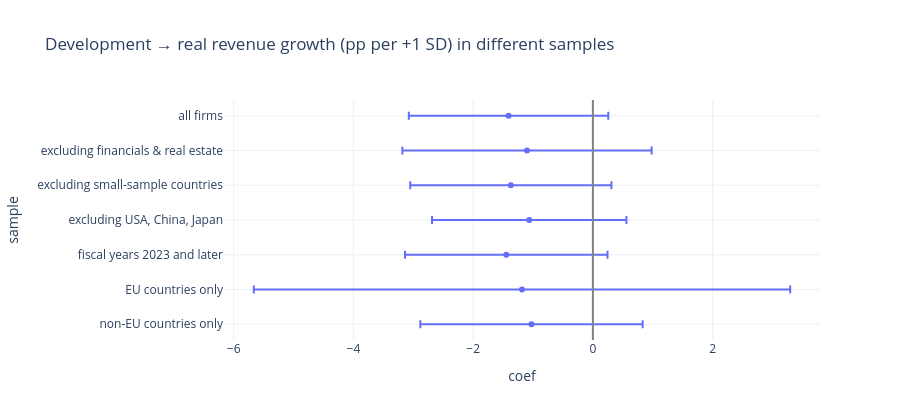

Notebook code cell kept with this figure:
### Markdown cell above
## 5 · Robustness
The primary test in seven samples (wild bootstrap, 499 draws each).

### Code cell
rob, rob_share = robustness("dev_z", "growth_real_pp", -1)
fig = px.scatter(rob.reset_index(), x="coef", y="sample", error_x=rob.ci_high - rob.coef, error_x_minus=rob.coef - rob.ci_low, title="Development → real revenue growth (pp per +1 SD) in different samples")
fig.add_vline(x=0, line_color="grey"); fig.update_layout(height=420, yaxis_autorange="reversed"); fig.show()
print(f"Expected sign (negative) in {rob_share:.0%} of samples.")
rob

### Figure 1 — Plotly figure (JSON) as saved in the notebook; plotly's stock layout.template omitted (floating-point values rounded to 4 significant figures)
{"data": [{"error_x": {"array": [1.666, 2.082, 1.68, 1.623, 1.691, 4.48, 1.857], "arrayminus": [1.666, 2.082, 1.68, 1.623, 1.691, 4.48, 1.857]}, "hovertemplate": "coef=%{x}<br>sample=%{y}<extra></extra>", "legendgroup": "", "marker": {"color": "#636efa", "symbol": "circle"}, "mode": "markers", "name": "", "orientation": "h", "showlegend": false, "type": "scatter", "x": [-1.409, -1.101, -1.371, -1.064, -1.447, -1.184, -1.026], "xaxis": "x", "y": ["all firms", "excluding financials & real estate", "excluding small-sample countries", "excluding USA, China, Japan", "fiscal years 2023 and later", "EU countries only", "non-EU countries only"], "yaxis": "y"}], "layout": {"height": 420, "legend": {"tracegroupgap": 0}, "shapes": [{"line": {"color": "grey"}, "type": "line", "x0": 0, "x1": 0, "xref": "x", "y0": 0, "y1": 1, "yref": "y domain"}], "title": {"text": "Development → real revenue growth (pp per +1 SD) in different samples"}, "xaxis": {"anchor": "y", "domain": [0, 1], "title": {"text": "coef"}}, "yaxis": {"anchor": "x", "autorange": "reversed", "domain": [0, 1], "title": {"text": "sample"}}}}
